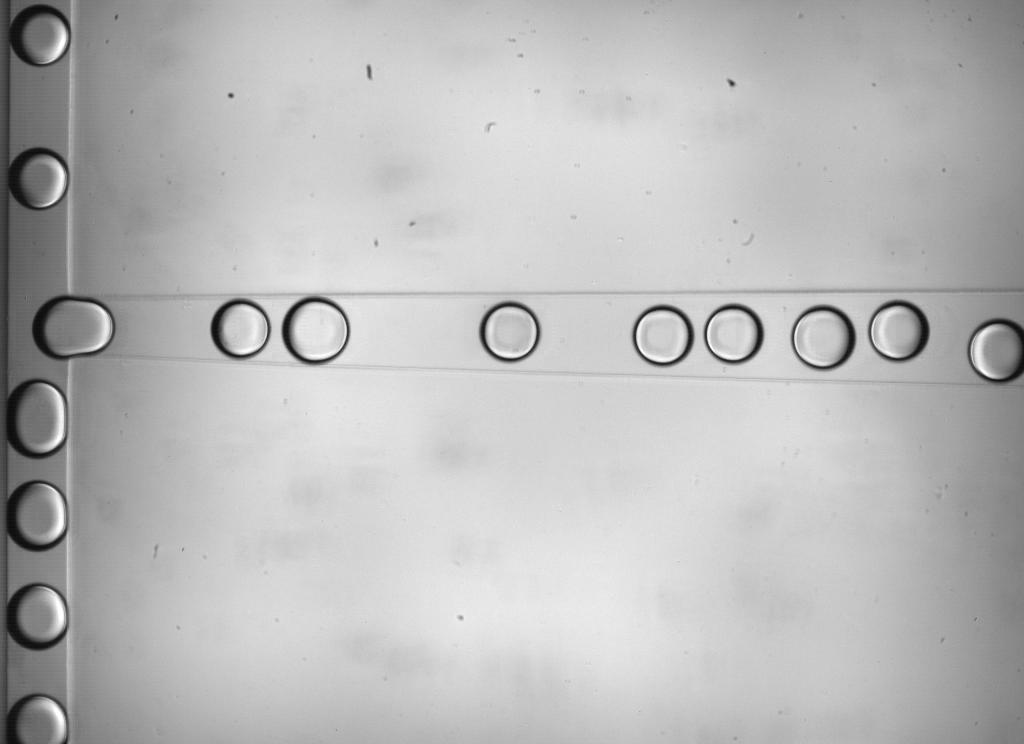
%> input picture drop-tracking/1.jpg, 1024 x 744 px
$ octave --eval "result = segDrop(imread('../../drop-tracking/1.jpg'));"   (GNU Octave 9; MATLAB toolbox functions it lacks are replaced by stand-ins)
%> lines starting %> are read from the running program, lines starting %| are printed output that depends on the picture; in (x1, y1, x2, y2) boxes, pixels count from 0 and x2, y2 are one past the last pixel; in counts of white or black regions, pixels touching at a corner belong together; the program's own positions count from 1
### video-processing/fill_border_drops.m
function Im_fill = fill_border_drops(Im)
% Funtion to morphologicallly fill drops at the border
%
% ----- Input -----
% Im = binary image to be processed
%
% ----- Output -----
% Im_fill = binary mask of drops at boder of video frame
%
% ----- Ref -----
% [1] How to 'fill' objects at border (where imfill will not work):
% https://blogs.mathworks.com/steve/2013/09/05/defining-and-filling-holes-on-the-border-of-an-image/
% (accessed: 16-Feb-2021)


% Written by: SWC. V1.0, 18-Feb-2021.

A = padarray(Im,[1 1],1,'pre');
A = imclose(A,strel('rectangle',[5 5]));
A_fill = imfill(A,'holes');
A_fill = A_fill(2:end,2:end);

B = padarray(padarray(Im,[1 0],1,'pre'),[0 1],1,'post');
B = imclose(B,strel('rectangle',[5 5]));
B_fill = imfill(B,'holes');
B_fill = B_fill(2:end,1:end-1);

C = padarray(Im,[1 1],1,'post');
C = imclose(C,strel('rectangle',[5 5]));
C_fill = imfill(C,'holes');
C_fill = C_fill(1:end-1,1:end-1);

D = padarray(padarray(Im,[1 0],1,'post'),[0 1],1,'pre');
D = imclose(D,strel('rectangle',[5 5]));
D_fill = imfill(D,'holes');
D_fill = D_fill(1:end-1,2:end);

Im_fill = A_fill | B_fill | C_fill | D_fill;

end

### video-processing/PreprocessingAnalysis/segDrop.m
function L = segDrop(Im)
% Function to segment drops following background subtraction.
%
% ----- Input -----
% Im: background-subtracted video frame
%
% ----- Output -----
% L: binary mask matrix used to indicate locations of drops

% Written by: SWC. V1.0, 17-Feb-2021.

%%
tic;

adIm = imadjust(stdfilt(Im)); %enhance contrast
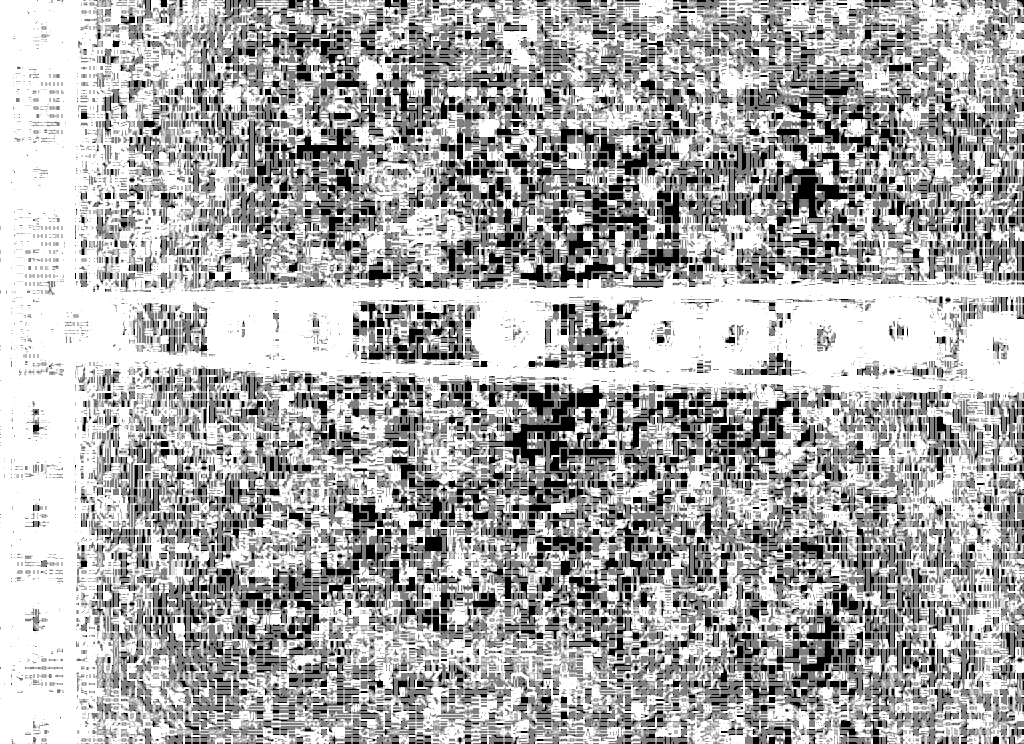
%> adIm: size 744x1024 double; min 0, max 1, mean 0.678
thresh = graythresh(Im); %get threshold value using Otsu method
%> thresh = 0.655
bin = imbinarize(adIm, 0.75*thresh); %convert to binary image
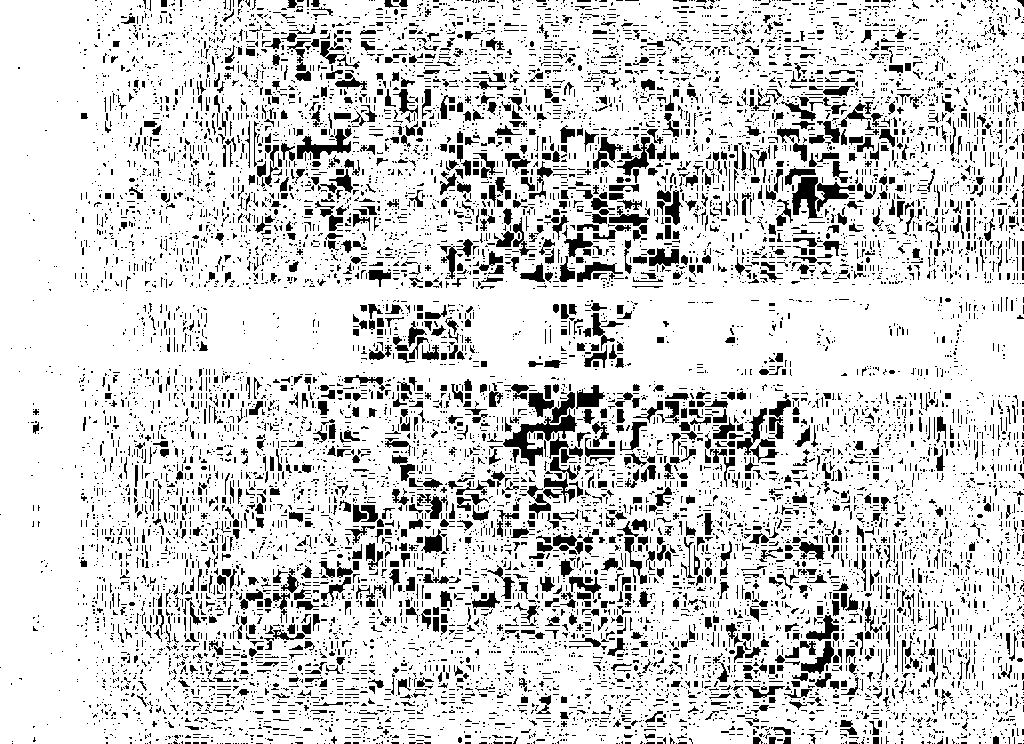
%> bin: size 744x1024 logical; 82.4% white; 11345 black regions (9910 under 20 px), largest, box (x1, y1, x2, y2) and area: (503, 392, 577, 466) 1482, (792, 177, 855, 219) 1142, (297, 128, 352, 159) 704

fill1 = imfill(bin,'holes'); %fill fully closed drops; only drops not intersecting border will be filled.
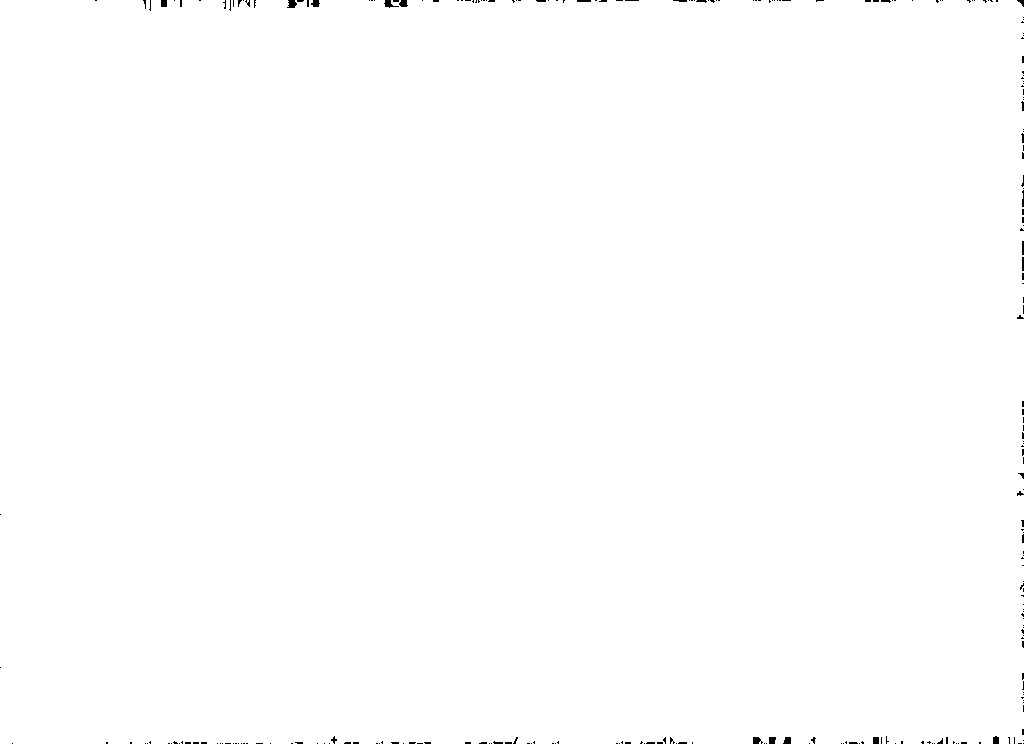
%> fill1: size 744x1024 logical; 99.7% white; 270 black regions (248 under 20 px), largest, box (x1, y1, x2, y2) and area: (287, 0, 297, 8) 59, (384, 0, 399, 8) 55, (753, 737, 763, 744) 52
% fill1_bord = fill_border_drops(bin); % fill fully closed drops at border
% fill1 = fill1 | fill1_bord;
% figure; imshow(fill1);

minA = 50; % anything with area less than this will be treated as noise object
cfill1 = bwareaopen(fill1,minA);

rg = regionprops('table',cfill1,'Area'); %detect ROI
%> rg = 1 region; Area: 759721

[bwl n] = bwlabel(cfill1,8); %assign label to each detected ROI
%> n = 1
% n %debugging: check number of regions detected


pos = find(rg.Area < 2000); %find ROIs that have holes so have not been filled;
%> pos = []
% based on general observation that filled drops are >2000 pix2.
% Note however, some un-closed drops have area > 2000 pix2
bwl2 = ismember(bwl,pos); %segment out ROIs that need further manipulation (morphological close)
%> bwl2: size 744x1024 logical; every value is 0
bwl2 = imclose(bwl2,strel('disk',20)); %morphological close
fill2 = imfill(bwl2,'holes'); %fill fully closed drops (drops at border not filled!)
% figure; imshow(fill2)
fill2_bord = fill_border_drops(bwl2); % fill objects at border
%> in fill_border_drops, `A = padarray(Im,[1 1],1,'pre');`: A: size 745x1025 logical; 0.23% white in thin lines or dots
%> in fill_border_drops, `B = padarray(padarray(Im,[1 0],1,'pre'),[0 1],1,'post');`: B: size 745x1025 logical; 0.23% white in thin lines or dots
%> in fill_border_drops, `C = padarray(Im,[1 1],1,'post');`:
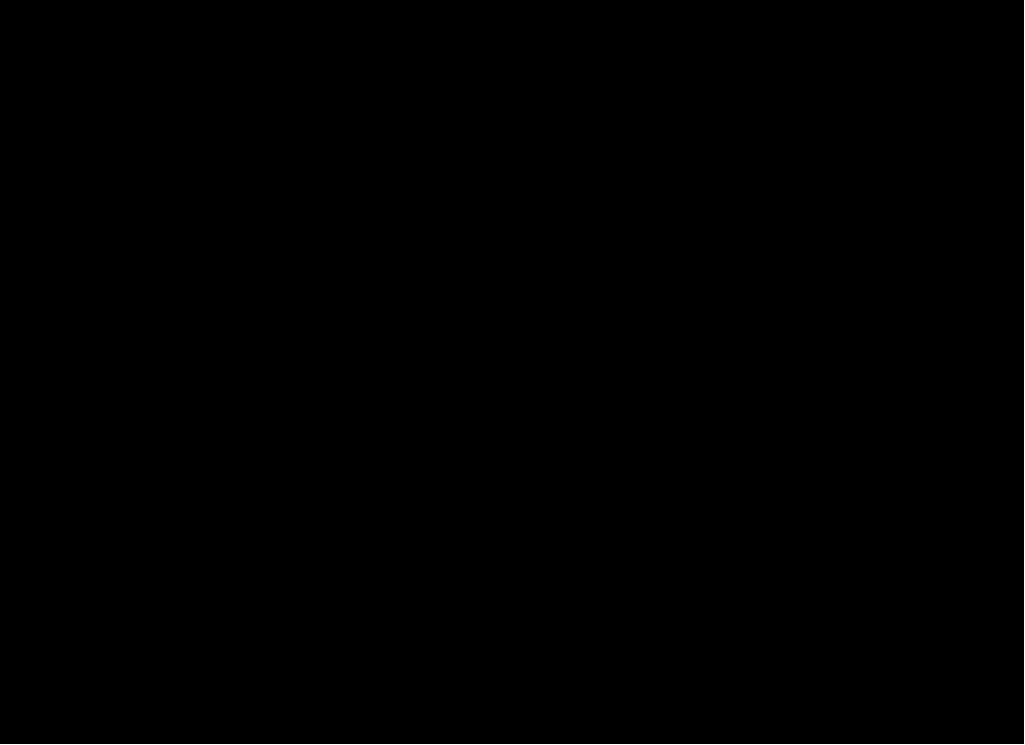
%> C: size 745x1025 logical; 0.23% white in thin lines or dots
%> in fill_border_drops, `D = padarray(padarray(Im,[1 0],1,'post'),[0 1],1,'pre');`:
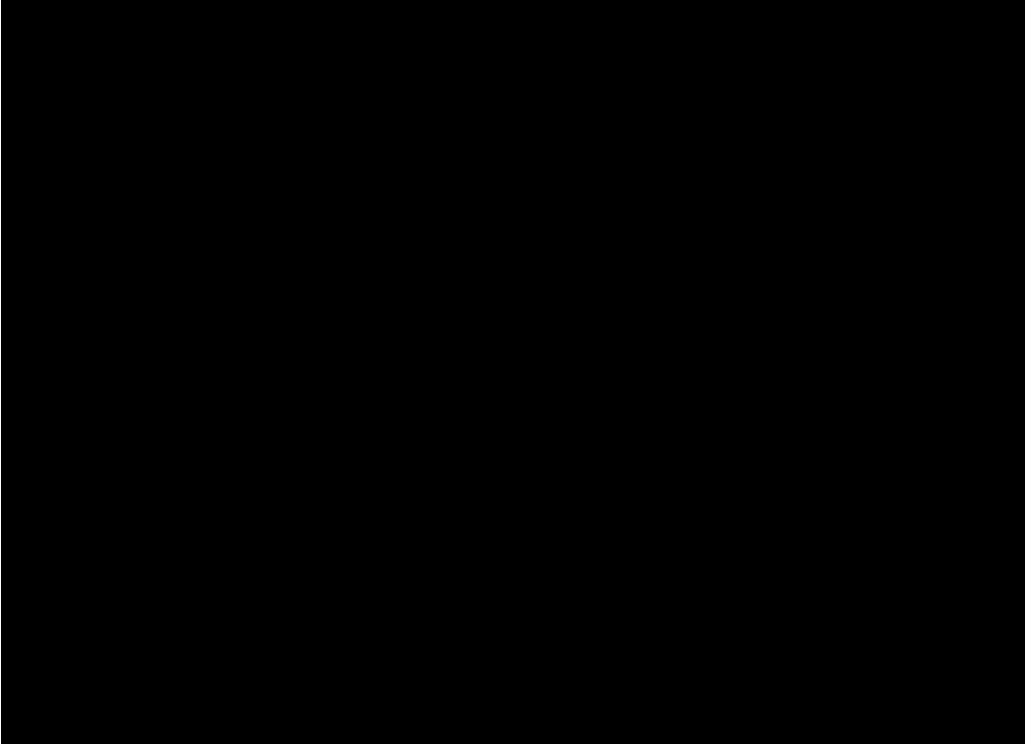
%> D: size 745x1025 logical; 0.23% white in thin lines or dots
% figure; imshow(fill2_bord)
fill2 = fill2 | fill2_bord; %resulting filled image
% figure; imshow(fill2);

L = fill1 | fill2; %combine to form a final mask
% figure; imshow(L);

L = imerode(L,strel('diamond',3));
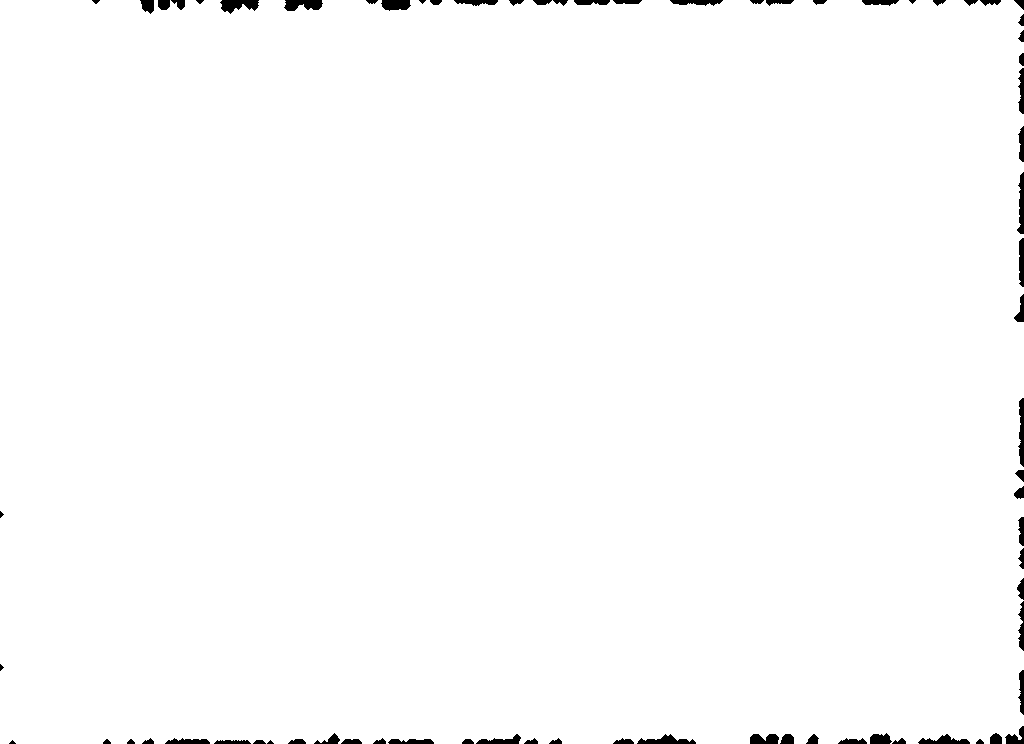
%> L: size 744x1024 logical; 98.9% white; 74 black regions (6 under 20 px), largest, box (x1, y1, x2, y2) and area: (220, 0, 259, 14) 346, (284, 0, 323, 11) 325, (637, 734, 696, 744) 307
% L = imdilate(L, strel('diamond',3));
% L = imfill(L,'holes');
% L = imerode(L, strel('diamond',6));

toc;

%% alternative approach to binarisation --> but output image not as 'sharp'
% [7 lines of commented-out code are left out]

end
